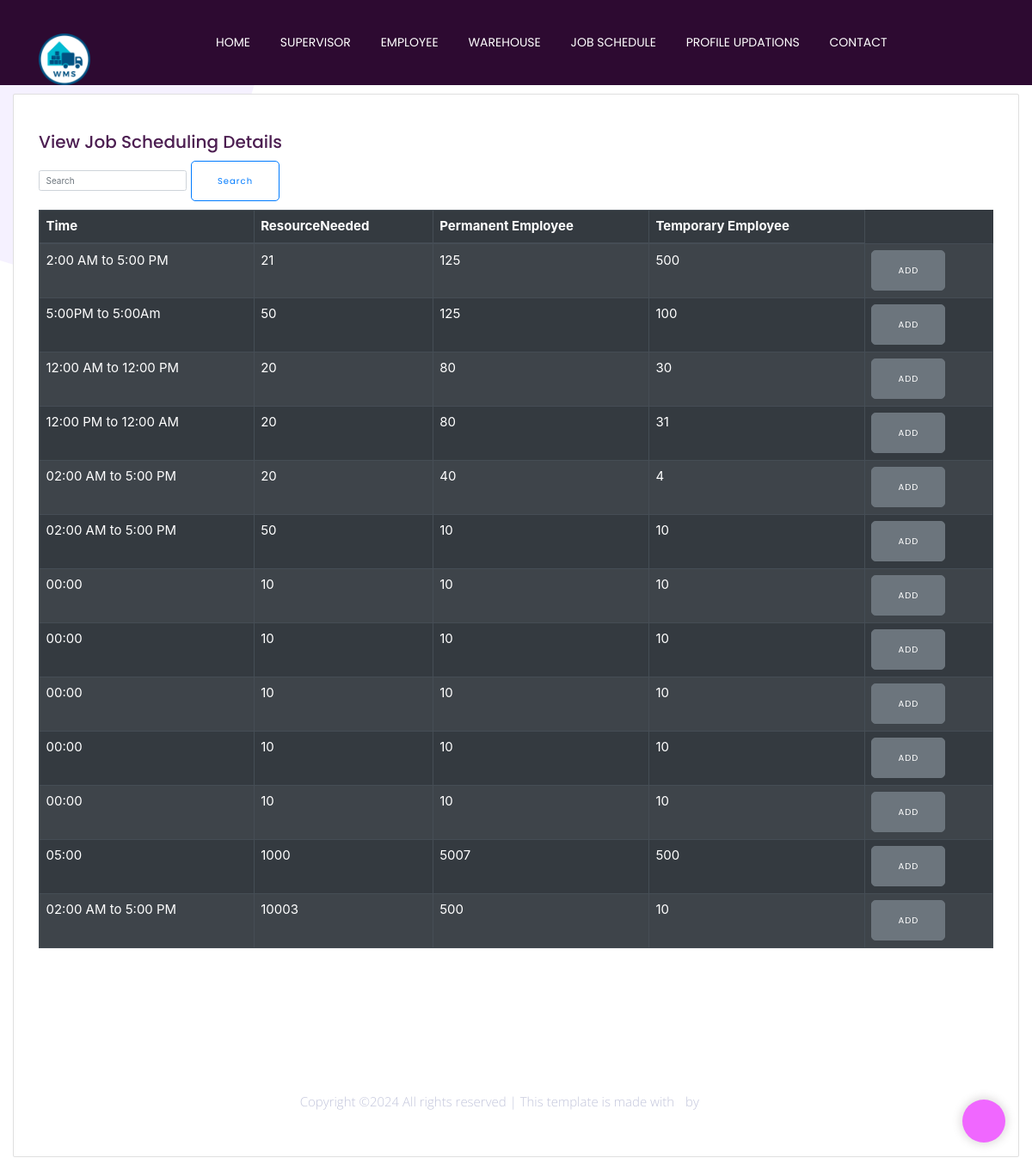
The app's page /view_job with its own data.
### warehouse/models5.py (models this page shows)
class Job(models.Model):
    Time=models.CharField(max_length=100)
    ResourceNeeded=models.IntegerField(null=True)
    Permanent_Employee=models.IntegerField(null= True)
    Temporary_Employe=models.IntegerField(null=True)

### warehouse/views.py (the view)
# urls.py: path('view_job',views.viewjob, name='view_job'),
def viewjob(request):
    stu=Job.objects.all().values()
    return render(request,'view_job.html',{'stu':stu})

### warehouse/templates/view_job.html (shortened to what this page needs)
{% extends 'manager_header.html' %}
{% block content %}
{% load static %}
  <head>
    <link rel="stylesheet" href="https://cdn.jsdelivr.net/npm/bootstrap@4.3.1/dist/css/bootstrap.min.css">
  </head>
  <body>
            <div class="col-lg-12 grid-margin stretch-card">
              <div class="card">
                <div class="card-body">
                  <div class="table-responsive">
              <div class="container mt-5">
                  <h2 class="card-title">View Job Scheduling Details</h2>
                <form class="form-inline my-3">
                  <input class="form-control mr-sm-2" type="search" id="searchInput" placeholder="Search" aria-label="Search">
                  <button class="btn btn-outline-primary my-2 my-sm-0" type="button" onclick="searchTable()">Search</button>
                </form>
                <table class="table table-bordered table-dark table-striped">
                  <thead>
                    <tr>
                      <th>Time</th>
                      <th>ResourceNeeded</th>
                      <th>Permanent Employee</th>
                      <th>Temporary Employee</th>
                    </tr>
                  </thead>
                  <tbody>
                    {% for stu in stu %}
                      <tr>
                        <td>{{ stu.Time }}</td>
                        <td>{{ stu.ResourceNeeded }}</td>
                        <td>{{ stu.Permanent_Employee }}</td>
                        <td>{{ stu.Temporary_Employe}}</td>
                        <td><a href="add_job/{{ stu.id }}" class="btn btn-secondary">ADD</a></td>
                      </tr>
                    {% endfor %}
                  </tbody>
                </table>
            </div>
  </body>
  {% endblock content %}

### warehouse/templates/manager_header.html (shortened to what this page needs)
<!DOCTYPE html>
<html class="no-js" lang="zxx">
{% load static %}
<head>
    <link rel="stylesheet" href="{% static 'login panel/assets/css/bootstrap.min.css' %}">
    <link rel="stylesheet" href="{% static 'login panel/assets/css/owl.carousel.min.css' %}">
    <link rel="stylesheet" href="{% static 'login panel/assets/css/slicknav.css' %}">
    <link rel="stylesheet" href="{% static 'login panel/assets/css/flaticon.css' %}">
    <link rel="stylesheet" href="{% static 'login panel/assets/css/progressbar_barfiller.css' %}">
    <link rel="stylesheet" href="{% static 'login panel/assets/css/gijgo.css' %}">
    <link rel="stylesheet" href="{% static 'login panel/assets/css/animate.min.css' %}">
    <link rel="stylesheet" href="{% static 'login panel/assets/css/animated-headline.css' %}">
    <link rel="stylesheet" href="{% static 'login panel/assets/css/magnific-popup.css' %}">
    <link rel="stylesheet" href="{% static 'login panel/assets/css/fontawesome-all.min.css' %}">
    <link rel="stylesheet" href="{% static 'login panel/assets/css/themify-icons.css' %}">
    <link rel="stylesheet" href="{% static 'login panel/assets/css/slick.css' %}">
    <link rel="stylesheet" href="{% static 'login panel/assets/css/nice-select.css' %}">
    <link rel="stylesheet" href="{% static 'login panel/assets/css/style.css' %}">
</head>
<body>
    <header>
        <div class="header-area header-transparent" >
            <div class="main-header ">
                <div class="header-bottom  header-sticky">
                    <div class="container-fluid">
                        <div class="row align-items-center">
                            <div class="col-xl-2 col-lg-2">
                                <div class="logo">
                                    <a href="home_manager"><img style='width:60px; margin-bottom:25px !important;' src="{% static 'login panel/assets/img/logo/logo-header1.png' %}" alt=""></a>
                                </div>
                            </div>
                            <div class="col-xl-10 col-lg-10">
                                <div class="menu-wrapper d-flex align-items-center justify-content-end">
                                    <div class="main-menu d-none d-lg-block">
                                        <nav>
                                            <ul id="navigation">
                                                <li><a href="http://127.0.0.1:8000/home_manager">Home</a></li>
                                                <li><a href="#">SUPERVISOR</a>
                                                </li>
                                                <li><a href="#">EMPLOYEE</a>
                                                </li>
                                                <li><a href="#">WareHouse</a>
                                                </li>
                                                <li><a href="#">Job Schedule</a>
                                                </li>
                                                <li><a href="profile_manager">Profile Updations</a></li>
                                                <li><a href="contact.html">Contact</a></li>
                                                <li class="button-header margin-left "><a href="logout" class="btn">Log Out</a></li>
                                            </ul>
                                        </nav>
                                    </div>
                                </div>
                            </div>
                            <div class="col-12">
                            </div>
                        </div>
                    </div>
                </div>
            </div>
        </div>
    </header>
    <main style="height: 80px;">
         <div class="slider-area slider-bg "  style='height:100px'>
        <div class="single-slider d-flex align-items-center slider-height3">
            </div>
        </div>
        <div class="slider-shape d-none d-lg-block">
        </div>
    </main><br><br>
    {% block content %}
            {% endblock content %}
            <br><br>
    <footer>
        <div class="footer-wrappr " data-background="{% static 'login panel/assets/img/gallery/footer-bg.png' %}" style="height:100px; margin-top:90px;">
            <div class="footer-bottom-area">
                <div class="container">
                    <div class="footer-border">
                        <div class="row">
                            <div class="col-xl-12">
                                <div class="footer-copy-right text-center">
                                    <p>
                                        Copyright &copy;<script>document.write(new Date().getFullYear());</script> All rights reserved | This template is made with <i class="fa fa-heart" aria-hidden="true"></i> by <a href="https://colorlib.com" target="_blank">WMS</a>
                                    </p>
                                </div>
                            </div>
                        </div>
                    </div>
                </div>
            </div>
        </div>
    </footer>
    <div id="back-top">
        <a title="Go to Top" href="#"><i class="fas fa-level-up-alt"></i></a>
    </div>
</body>
</html>

### warehouse/templates/manager_header.html (style rules this page uses)
.header-area { transition: 0.3s; }

### warehouse/templates/view_job.html (style rules this page uses)
table { font-size: 15px; }

### records on screen
Job: Time "2:00 AM to 5:00 PM", ResourceNeeded "21", Permanent_Employee "125", Temporary_Employe "500"
Job: Time "5:00PM to 5:00Am", ResourceNeeded "50", Permanent_Employee "125", Temporary_Employe "100"
Job: Time "12:00 AM to 12:00 PM", ResourceNeeded "20", Permanent_Employee "80", Temporary_Employe "30"
Job: Time "12:00 PM to 12:00 AM", ResourceNeeded "20", Permanent_Employee "80", Temporary_Employe "31"
Job: Time "02:00 AM to 5:00 PM", ResourceNeeded "20", Permanent_Employee "40", Temporary_Employe "4"
Job: Time "02:00 AM to 5:00 PM", ResourceNeeded "50", Permanent_Employee "10", Temporary_Employe "10"
Job: Time "00:00", ResourceNeeded "10", Permanent_Employee "10", Temporary_Employe "10"
Job: Time "00:00", ResourceNeeded "10", Permanent_Employee "10", Temporary_Employe "10"
Job: Time "00:00", ResourceNeeded "10", Permanent_Employee "10", Temporary_Employe "10"
Job: Time "00:00", ResourceNeeded "10", Permanent_Employee "10", Temporary_Employe "10"
Job: Time "00:00", ResourceNeeded "10", Permanent_Employee "10", Temporary_Employe "10"
Job: Time "05:00", ResourceNeeded "1000", Permanent_Employee "5007", Temporary_Employe "500"
Job: Time "02:00 AM to 5:00 PM", ResourceNeeded "10003", Permanent_Employee "500", Temporary_Employe "10"
